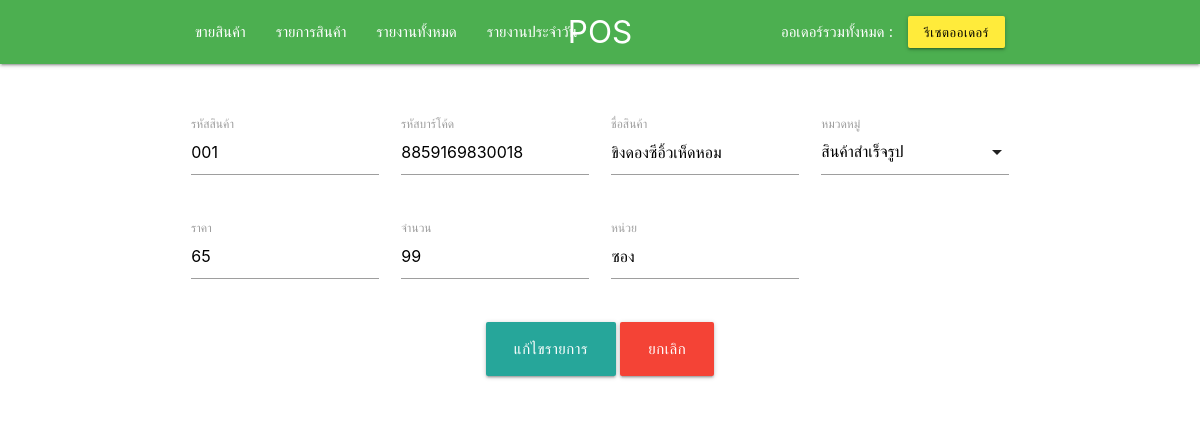
Screenshot of /product_upd.php?id=3 with the database file from the repository.
### tables this page shows
CREATE TABLE `product` (
  `id` int(11) NOT NULL,
  `product_id` varchar(255) NOT NULL,
  `product_category` varchar(255) NOT NULL,
  `barcode` varchar(255) NOT NULL,
  `product_name` varchar(255) NOT NULL,
  `product_price` int(11) NOT NULL,
  `product_number` int(11) NOT NULL,
  `product_unit` varchar(255) NOT NULL
);

### product_upd.php (the view, shortened to what this page needs)
<!DOCTYPE html>
<html lang="en">
<head>
    <?php require('src/include.php') ?>
    <link rel="stylesheet" href="css/product.css">
</head>
<body>
    <?php require('src/header.php');
        require('src/connect.php');
        $id = $_GET["id"];
        $sqlshow = "SELECT * FROM product WHERE id ='$id' ";
        $showquery = $connect->query($sqlshow);
        $row = $showquery->fetch_array();
    ?>
    <div class="container">
        <div class="row addproduct">
        <form action="product_sql.php" method="post">
            <div class="row">
                <div class="input-field col s12 m3">
                    <input type="text" name="product_id" id="product_id" class="validate" value="<?php echo $row["product_id"]; ?>" >
                    <label for="product_id">รหัสสินค้า</label>
                </div>
                <div class="input-field col s12 m3">
                    <input type="text" name="barcode" id="barcode" class="validate" value="<?php echo $row["barcode"]; ?>" >
                    <label for="barcode">รหัสบาร์โค้ด</label>
                </div>
                <div class="input-field col s12 m3">
                    <input type="text" name="product_name" id="product_name" class="validate" value="<?php echo $row["product_name"]; ?>" >
                    <label for="product_name">ชื่อสินค้า</label>
                </div>
                <div class="input-field col s12 m3">
                    <label>หมวดหมู่</label>
                </div>
            </div>
            <div class="row">
                <div class="input-field col s12 m3">
                    <input type="text" name="price" class="validate" id="price" value="<?php echo $row["product_price"]; ?>">
                    <label for="price">ราคา</label>
                </div>
                <div class="input-field col s12 m3">
                    <input type="text" name="product_number" class="validate" id="product_number" value="<?php echo $row["product_number"]; ?>">
                    <label for="product_number">จำนวน</label>
                </div>
                <div class="input-field col s12 m3">
                    <input type="text" name="unit" class="validate" id="unit" value="<?php echo $row["product_unit"]; ?>">
                    <label for="unit">หน่วย</label>
                </div>
            </div>
            <div class="row">
                <div class="col s12 m12 center-align">
                    <input type="submit" value="แก้ไขรายการ" class="btn btn-large">
                    <a href="product.php" class="btn red btn-large">ยกเลิก</a>
                </div>
            </div>
        </form>
        </div>
    </div>
</body>
</html>

### css/product.css (style rules this page uses)
.addproduct { padding-top: 50px; }

### rows the page displays
product: product_id "001", barcode "8859169830018", product_name "ขิงดองซีอิ้วเห็ดหอม", price "65", product_number "99", unit "ซอง"
